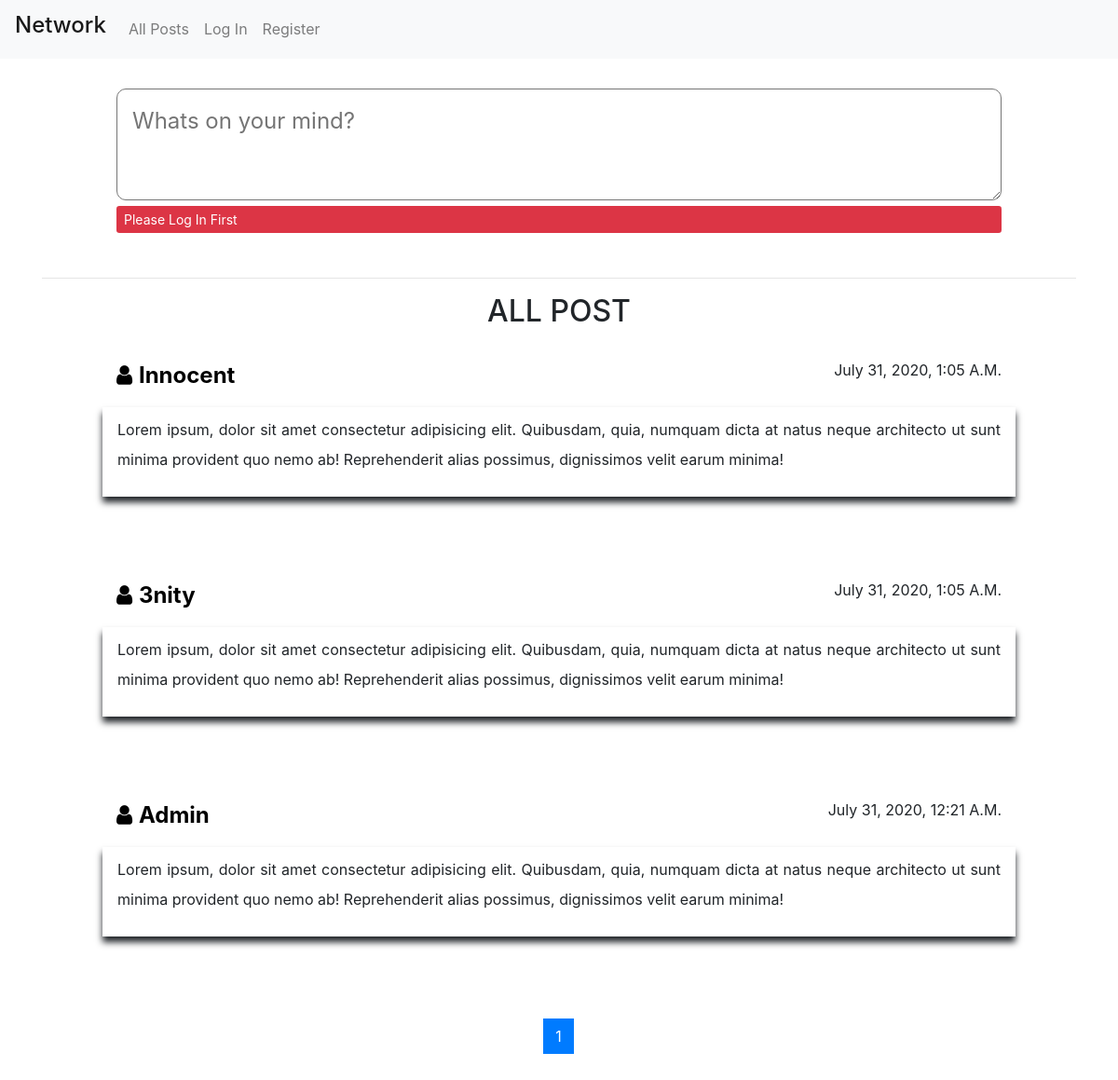
/, run on an earlier commit of the app's database.
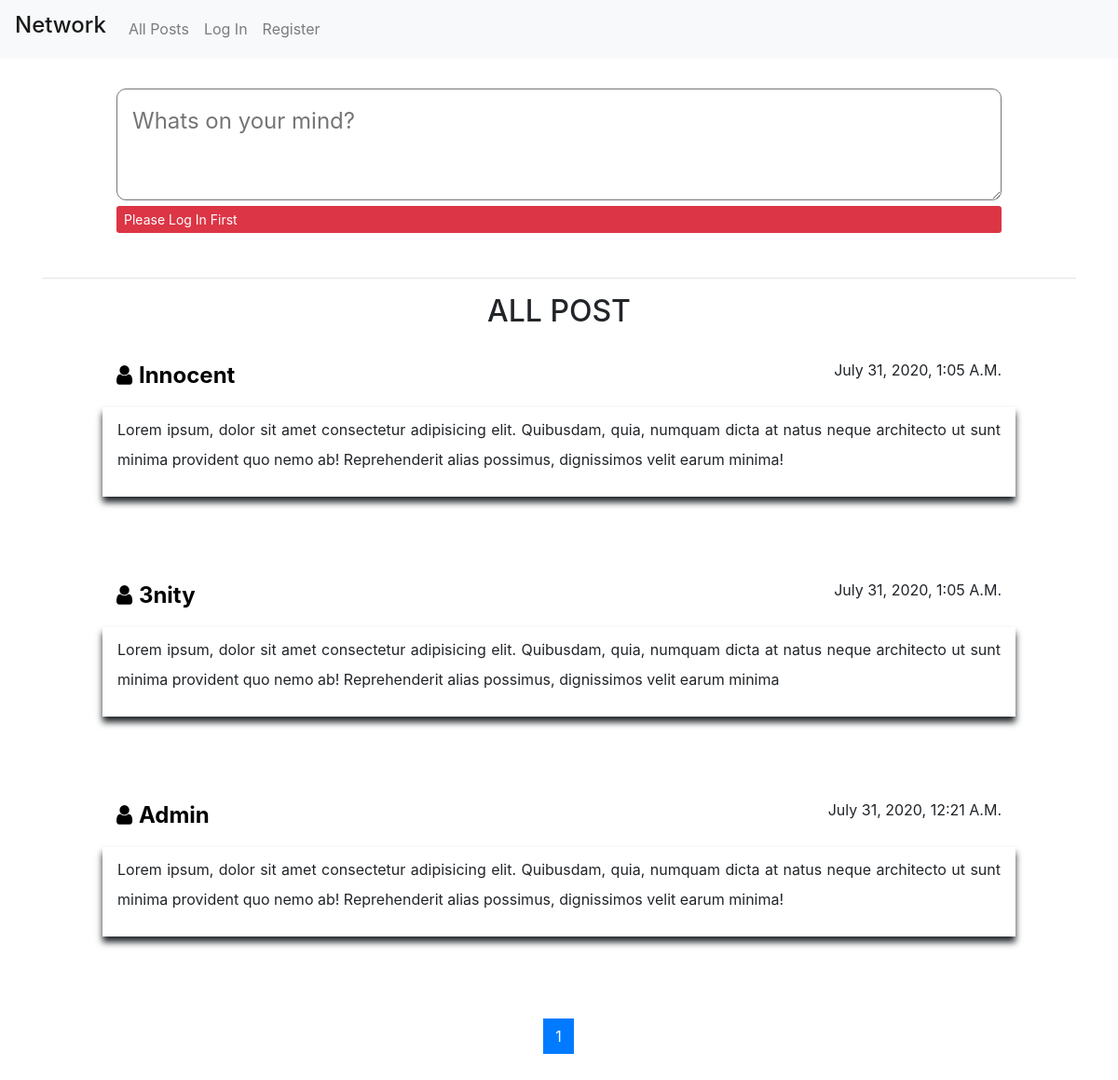
And on a later commit of the database.
### network/models.py (models this page shows, shortened)
class Post(models.Model):
    user = models.ForeignKey("User", on_delete=models.CASCADE, related_name="author")
    body = models.TextField(blank=True)
    timestamp = models.DateTimeField(auto_now_add=True)
    totalLikes = models.IntegerField(default=0)
    totalDislikes = models.IntegerField(default=0)

class User(AbstractUser):
    pass

### network/views.py (the view)
# urls.py: path("", views.index, name="index"),
def index(request):
    if request.POST:
        res = request.POST['post-body']
        post = Post(user=request.user, body=res, )
        post.save()
    posts = Post.objects.all().order_by('-pk')
    per_page = 10
    p = Paginator(posts, per_page)
    pageNum=1
    page = p.page(pageNum)
    page_range = p.page_range
    if page.has_next() == True:
        pNext = ''
    else:
        pNext = 'd-none'
    if page.has_previous() == True:
        pPrevious = ''
    else:
        pPrevious = 'd-none'
    post = page.object_list
    context = {'posts': post, 'pNext':pNext, 'pPrevious':pPrevious, 'page_range':page_range, 'current_page':pageNum}
    return render(request, "network/index.html", context)

### network/templates/network/index.html (shortened to what this page needs)
{% extends "network/layout.html" %}
{% block body %}
<div class="container">
  <div class="compose-post">
    <form action="" method="post">
      <textarea name="post-body" id="post-textarea" placeholder="Whats on your mind?"></textarea>
      {% if user.is_authenticated %}
      <input type="submit" value="Post" class="btn btn-primary">
      {% else %}
      <div class="btn-sm btn-danger">
        Please Log In First
      </div>
      {% endif %}
    </form>
  </div>
  <hr>
  <center>
    <h2>ALL POST</h2>
  </center>
  <br>
  <div class="container all-post-container">
    {% for post in posts %}
    <div class="row single-post">
      <a href="/profile/{{ post.user }}/1" style="color:black; text-decoration:none;" class="col-md-6">
        <span class="post-author">
          <i class="fa fa-user"></i>
          <span><b style="text-transform: capitalize; cursor: pointer;">{{ post.user }}</b></span>
        </span>
      </a>
      <div class="col-md-6 timestamp" style="text-transform: capitalize;">
        {{ post.timestamp }}
      </div>
      <br>
      <div class="col-12 post-body">
        <p style="word-wrap: break-word;" id="post_body">
          {{ post.body }}
        </p>
      </div>
    </div>
    <br>
    {% empty %}
    <div class="row">
      <center>
        <h2>No Post Yet!</h2>
      </center>
    </div>
    {% endfor %}
    <nav aria-label="...">
      <ul class="pagination justify-content-center">
        {% for page in page_range %}
        <li class="page-item {{ page }}" id=""><a class="page-link" href="/page/{{ page }}">{{ page }}</a></li>
        {% endfor %}
      </ul>
    </nav>
  </div>
  <br>
  <br>
  <br>
  <br>
</div>
{% endblock %}

What changed in the data, as far as the page shows it:
changed Post "3nity": body "…possimus, dignissimos velit earum minima!" → "…possimus, dignissimos velit earum minima"
